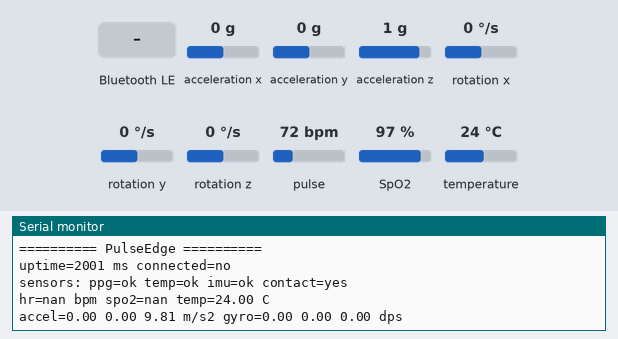
Recording of a sketch running on a simulated ESP32. Parts: the last lines printed to the serial monitor. The test bench sets the inputs (shaded band); at power-on: acceleration x 0 g, temperature 24 °C, acceleration y 0 g, acceleration z 1 g, rotation x 0 °/s, rotation y 0 °/s, rotation z 0 °/s, pulse 72 bpm, SpO2 97 %. Nothing arrives over Bluetooth unless stated; a phone connects over Bluetooth LE 3 s after start.

Above: at 3.0 s.
3.1 s: Bluetooth LE write "1" received
At 3.5 s:
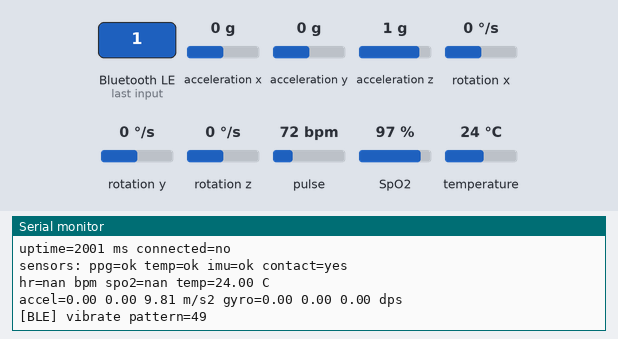
5.5 s: acceleration x set to -1.4 g
At 6.6 s:
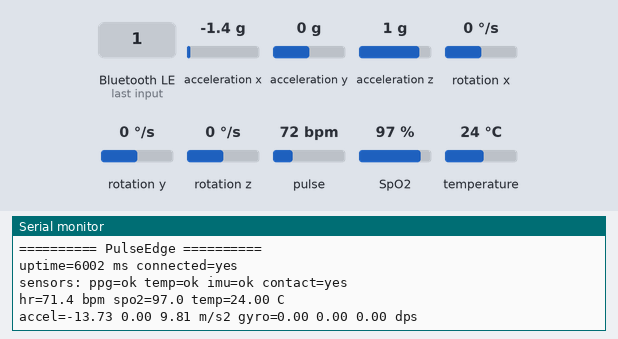
7.5 s: temperature set to 12 °C
At 8.8 s:
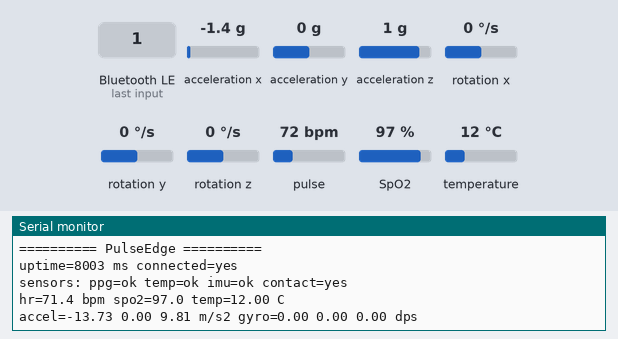
9.0 s: acceleration y set to -1.4 g
At 10.4 s:
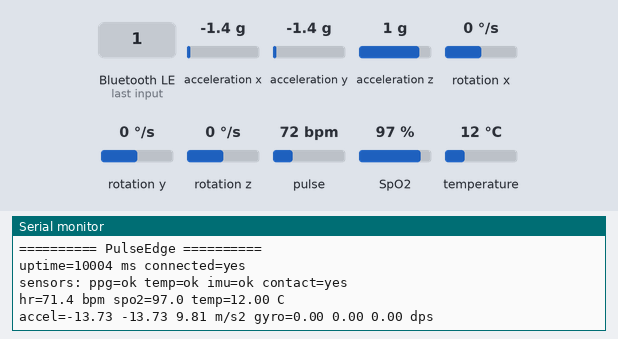
10.5 s: acceleration z set to -1.4 g
12.0 s: Bluetooth LE write "0" received
At 12.7 s:
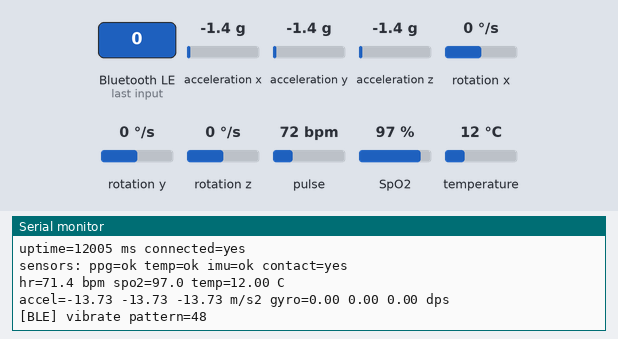
Timing chart, 0 to 14.5 s (numbered marks = the images above; inputs shaded):
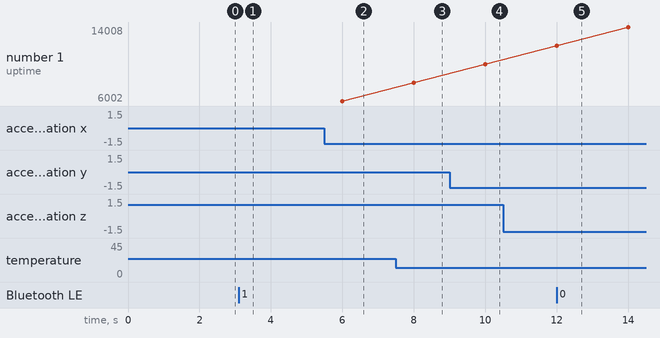

Measured:
- after the input at 3.1 s, the serial monitor: prints a new line at once (image 1)
- after the input at 5.5 s, the serial monitor: prints a new line after 0.51 s (image 2)
- after the input at 7.5 s, the serial monitor: prints a new line after 0.51 s (image 3)
- after the input at 9.0 s, the serial monitor: prints a new line after 1.0 s (image 4)
- after the input at 12.0 s, the serial monitor: prints a new line at once (image 5)
- plotted number 1: 10004 → 14008 after the input at 12.0 s

The sketch:

arduino_devkitv1_pulseedge.ino
```cpp
/*
  PulseEdge ESP32 DevKitV1 firmware

  Upload target:
    - ESP32 DevKitV1 / ESP32-WROOM
    - Arduino IDE or PlatformIO Arduino framework

  Required libraries:
    - OneWire
    - DallasTemperature
    - MPU6050_light
    - SparkFun MAX3010x Sensor Library
    - ESP32 BLE Arduino

  BLE contract:
    This sketch is aligned with app/lib/core/ble/ble_protocol.dart and
    app/lib/core/ble/sensor_packet.dart in the Flutter app.
*/

#include <Arduino.h>
#include <math.h>
#include <string.h>

#include <OneWire.h>
#include <DallasTemperature.h>
#include <Wire.h>
#include <MPU6050_light.h>
#include "MAX30105.h"
#include "heartRate.h"
#include "spo2_algorithm.h"

#include <BLEDevice.h>
#include <BLEServer.h>
#include <BLEUtils.h>
#include <BLE2902.h>

// ================= Board pins =================
#define ONE_WIRE_BUS 4
#define SDA_PIN 21
#define SCL_PIN 22

// Optional. Set to an ADC pin connected to a battery divider if you add one.
// DevKitV1 USB testing normally has no battery ADC, so keep disabled.
#define BATTERY_ADC_PIN -1
#define BATTERY_DIVIDER_RATIO 2.0f

// Optional vibration motor pin. Keep disabled on a bare DevKitV1.
#define VIBRATE_PIN -1

// ================= PulseEdge BLE UUIDs =================
#define PE_ADV_NAME "PulseEdge"

#define PE_SERVICE_UUID       "b9e3a000-9c5b-4f0e-8b3a-1f6f8c2c8a01"
#define PE_CHAR_PPG_UUID      "b9e3a001-9c5b-4f0e-8b3a-1f6f8c2c8a01"
#define PE_CHAR_TEMP_UUID     "b9e3a002-9c5b-4f0e-8b3a-1f6f8c2c8a01"
#define PE_CHAR_IMU_UUID      "b9e3a003-9c5b-4f0e-8b3a-1f6f8c2c8a01"
#define PE_CHAR_STATUS_UUID   "b9e3a004-9c5b-4f0e-8b3a-1f6f8c2c8a01"
#define PE_CHAR_VIBRATE_UUID  "b9e3a005-9c5b-4f0e-8b3a-1f6f8c2c8a01"
#define PE_CHAR_CONFIG_UUID   "b9e3a006-9c5b-4f0e-8b3a-1f6f8c2c8a01"

// ================= Timing =================
static const uint32_t IMU_SAMPLE_MS = 20;      // 50 Hz internal update
static const uint32_t PPG_NOTIFY_MS = 250;     // 4 Hz BLE PPG window
static const uint32_t IMU_NOTIFY_MS = 250;     // 4 Hz BLE IMU summary
static const uint32_t TEMP_NOTIFY_MS = 1000;   // 1 Hz temp
static const uint32_t STATUS_NOTIFY_MS = 5000; // 0.2 Hz status
static const uint32_t SERIAL_LOG_MS = 2000;

// ================= Sensors =================
OneWire oneWire(ONE_WIRE_BUS);
DallasTemperature tempSensor(&oneWire);
MPU6050 mpu(Wire);
MAX30105 maxSensor;

static bool tempOk = false;
static bool imuOk = false;
static bool ppgOk = false;

// ================= BLE =================
BLEServer *bleServer = nullptr;
BLECharacteristic *charPpg = nullptr;
BLECharacteristic *charTemp = nullptr;
BLECharacteristic *charImu = nullptr;
BLECharacteristic *charStatus = nullptr;
BLECharacteristic *charVibrate = nullptr;
BLECharacteristic *charConfig = nullptr;

static volatile bool deviceConnected = false;
static bool oldDeviceConnected = false;

// ================= Sensor state =================
static uint16_t ppgSeq = 0;
static float lastHrBpm = NAN;
static float lastSpo2 = NAN;
static bool contactOk = false;

static float lastTempC = NAN;
static uint32_t lastTempRequestMs = 0;

static float ax = NAN, ay = NAN, az = NAN;
static float gx = NAN, gy = NAN, gz = NAN;
static float magMean = 0.0f, magStd = 0.0f;

static const size_t PPG_WINDOW_N = 25;
static int16_t ppgWindow[PPG_WINDOW_N] = {0};
static size_t ppgWindowIdx = 0;
static float redDc = 0.0f;

static const size_t SPO2_N = 100;
static uint32_t irBuffer[SPO2_N] = {0};
static uint32_t redBuffer[SPO2_N] = {0};
static size_t spo2Idx = 0;
static bool spo2Filled = false;
static bool spo2Ready = false;

static const size_t HR_AVG_N = 6;
static float hrHistory[HR_AVG_N] = {0};
static size_t hrHistoryIdx = 0;
static size_t hrHistoryCount = 0;
static uint32_t lastBeatMs = 0;

static const size_t MAG_N = 32;
static float magRing[MAG_N] = {0};
static size_t magIdx = 0;

// ================= Helpers =================
// Arduino IDE can sometimes break template helpers inside .ino files.
// This macro avoids the previous 'T has not been declared' compile error.
#define PACK(p, value) do {                  \
  auto _packValue = (value);                 \
  memcpy((p), &_packValue, sizeof(_packValue)); \
  (p) += sizeof(_packValue);                 \
} while (0)

static uint8_t crc8(const uint8_t *data, size_t len) {
  uint8_t crc = 0x00;
  for (size_t i = 0; i < len; ++i) {
    crc ^= data[i];
    for (uint8_t bit = 0; bit < 8; ++bit) {
      crc = (crc & 0x80) ? (uint8_t)((crc << 1) ^ 0x07) : (uint8_t)(crc << 1);
    }
  }
  return crc;
}

static int16_t clampInt16(long v) {
  if (v > 32767) return 32767;
  if (v < -32768) return -32768;
  return (int16_t)v;
}

static uint8_t batteryPercent() {
#if BATTERY_ADC_PIN >= 0
  const int raw = analogRead(BATTERY_ADC_PIN);
  const float volts = (raw / 4095.0f) * 3.3f * BATTERY_DIVIDER_RATIO;
  const float pct = (volts - 3.30f) * 100.0f / (4.20f - 3.30f);
  return (uint8_t)constrain((int)roundf(pct), 0, 100);
#else
  return 100;
#endif
}

static void addNotifyDescriptor(BLECharacteristic *c) {
  c->addDescriptor(new BLE2902());
}

static void startAdvertising() {
  BLEAdvertising *adv = BLEDevice::getAdvertising();
  adv->addServiceUUID(PE_SERVICE_UUID);
  adv->setScanResponse(true);
  adv->setMinPreferred(0x06);
  adv->setMinPreferred(0x12);
  BLEDevice::startAdvertising();
}

class ServerCallbacks : public BLEServerCallbacks {
  void onConnect(BLEServer *server) override {
    deviceConnected = true;
    Serial.println("[BLE] client connected");
  }

  void onDisconnect(BLEServer *server) override {
    deviceConnected = false;
    Serial.println("[BLE] client disconnected");
  }
};

class VibrateCallbacks : public BLECharacteristicCallbacks {
  void onWrite(BLECharacteristic *c) override {
    String value = String(c->getValue().c_str());
    if (value.length() == 0) return;

    const uint8_t pattern = (uint8_t)value[0];
    Serial.printf("[BLE] vibrate pattern=%u\n", pattern);

#if VIBRATE_PIN >= 0
    const uint16_t shortMs = 160;
    if (pattern == 1) {
      digitalWrite(VIBRATE_PIN, HIGH);
      delay(shortMs);
      digitalWrite(VIBRATE_PIN, LOW);
    } else if (pattern == 2) {
      for (int i = 0; i < 2; ++i) {
        digitalWrite(VIBRATE_PIN, HIGH);
        delay(120);
        digitalWrite(VIBRATE_PIN, LOW);
        delay(90);
      }
    } else if (pattern == 3) {
      for (int i = 0; i < 3; ++i) {
        digitalWrite(VIBRATE_PIN, HIGH);
        delay(90);
        digitalWrite(VIBRATE_PIN, LOW);
        delay(90);
      }
    }
#endif
  }
};

// ================= BLE setup =================
static void setupBle() {
  BLEDevice::init(PE_ADV_NAME);
  BLEDevice::setMTU(247);

  bleServer = BLEDevice::createServer();
  bleServer->setCallbacks(new ServerCallbacks());

  BLEService *service = bleServer->createService(PE_SERVICE_UUID);

  charPpg = service->createCharacteristic(
      PE_CHAR_PPG_UUID,
      BLECharacteristic::PROPERTY_NOTIFY | BLECharacteristic::PROPERTY_READ);

  charTemp = service->createCharacteristic(
      PE_CHAR_TEMP_UUID,
      BLECharacteristic::PROPERTY_NOTIFY | BLECharacteristic::PROPERTY_READ);

  charImu = service->createCharacteristic(
      PE_CHAR_IMU_UUID,
      BLECharacteristic::PROPERTY_NOTIFY | BLECharacteristic::PROPERTY_READ);

  charStatus = service->createCharacteristic(
      PE_CHAR_STATUS_UUID,
      BLECharacteristic::PROPERTY_NOTIFY | BLECharacteristic::PROPERTY_READ);

  charVibrate = service->createCharacteristic(
      PE_CHAR_VIBRATE_UUID,
      BLECharacteristic::PROPERTY_WRITE | BLECharacteristic::PROPERTY_WRITE_NR);

  charConfig = service->createCharacteristic(
      PE_CHAR_CONFIG_UUID,
      BLECharacteristic::PROPERTY_READ | BLECharacteristic::PROPERTY_WRITE);

  addNotifyDescriptor(charPpg);
  addNotifyDescriptor(charTemp);
  addNotifyDescriptor(charImu);
  addNotifyDescriptor(charStatus);

  charVibrate->setCallbacks(new VibrateCallbacks());
  charConfig->setValue("PulseEdge DevKitV1 FW 0.1");

  service->start();
  startAdvertising();

  Serial.println("[BLE] advertising as PulseEdge");
}

// ================= Sensor setup =================
static void setupSensors() {
  Wire.begin(SDA_PIN, SCL_PIN);
  Wire.setClock(400000);

  Serial.println("[TEMP] starting DS18B20");
  tempSensor.begin();
  tempOk = tempSensor.getDeviceCount() > 0;

  if (tempOk) {
    tempSensor.setResolution(11);
    tempSensor.setWaitForConversion(false);
    tempSensor.requestTemperatures();
    lastTempRequestMs = millis();
    Serial.println("[TEMP] connected");
  } else {
    Serial.println("[TEMP] not found; continuing without temperature");
  }

  Serial.println("[IMU] starting MPU6050");
  const byte mpuStatus = mpu.begin();
  imuOk = (mpuStatus == 0);

  if (imuOk) {
    delay(500);
    mpu.calcOffsets();
    Serial.println("[IMU] connected");
  } else {
    Serial.printf("[IMU] not found status=%u; continuing without motion\n", mpuStatus);
  }

  Serial.println("[PPG] starting MAX30102/MAX30105");
  ppgOk = maxSensor.begin(Wire, I2C_SPEED_FAST);

  if (ppgOk) {
    // ledBrightness, sampleAverage, ledMode, sampleRate, pulseWidth, adcRange
    // ledMode 2 = red + IR. This supports HR and SpO2 estimation.
    maxSensor.setup(0x3F, 4, 2, 100, 411, 4096);
    maxSensor.setPulseAmplitudeIR(0x3F);
    maxSensor.setPulseAmplitudeRed(0x1F);
    maxSensor.setPulseAmplitudeGreen(0);
    Serial.println("[PPG] connected");
  } else {
    Serial.println("[PPG] not found; continuing without PPG");
  }
}

// ================= Sensor updates =================
static void updateTemperature(uint32_t now) {
  if (!tempOk) return;
  if (now - lastTempRequestMs < 1000) return;

  const float t = tempSensor.getTempCByIndex(0);

  if (t != DEVICE_DISCONNECTED_C && t > -20.0f && t < 80.0f) {
    lastTempC = t;
  } else {
    Serial.println("[TEMP] invalid read");
  }

  tempSensor.requestTemperatures();
  lastTempRequestMs = now;
}

static void updateImu() {
  if (!imuOk) return;

  mpu.update();

  ax = mpu.getAccX() * 9.80665f;
  ay = mpu.getAccY() * 9.80665f;
  az = mpu.getAccZ() * 9.80665f;

  gx = mpu.getGyroX();
  gy = mpu.getGyroY();
  gz = mpu.getGyroZ();

  const float magG = sqrtf(ax * ax + ay * ay + az * az) / 9.80665f;
  magRing[magIdx++ % MAG_N] = magG;

  float sum = 0.0f;
  float sumSq = 0.0f;

  for (size_t i = 0; i < MAG_N; ++i) {
    sum += magRing[i];
    sumSq += magRing[i] * magRing[i];
  }

  magMean = sum / MAG_N;
  const float var = max(0.0f, (sumSq / MAG_N) - (magMean * magMean));
  magStd = sqrtf(var);
}

static void updatePpg() {
  if (!ppgOk) return;

  maxSensor.check();

  while (maxSensor.available()) {
    const uint32_t red = maxSensor.getRed();
    const uint32_t ir = maxSensor.getIR();

    maxSensor.nextSample();

    contactOk = ir > 50000;

    if (redDc == 0.0f) redDc = (float)red;

    redDc = 0.98f * redDc + 0.02f * (float)red;

    const long acRed = (long)((float)red - redDc);
    ppgWindow[ppgWindowIdx++ % PPG_WINDOW_N] = clampInt16(acRed);

    irBuffer[spo2Idx] = ir;
    redBuffer[spo2Idx] = red;
    spo2Idx++;

    if (spo2Idx >= SPO2_N) {
      spo2Idx = 0;
      spo2Filled = true;
      spo2Ready = true;
    }

    if (contactOk && checkForBeat(ir)) {
      const uint32_t now = millis();

      if (lastBeatMs > 0) {
        const uint32_t dt = now - lastBeatMs;
        const float bpm = 60000.0f / (float)dt;

        if (bpm >= 35.0f && bpm <= 220.0f) {
          hrHistory[hrHistoryIdx++ % HR_AVG_N] = bpm;

          if (hrHistoryCount < HR_AVG_N) {
            hrHistoryCount++;
          }

          float sum = 0.0f;

          for (size_t i = 0; i < hrHistoryCount; ++i) {
            sum += hrHistory[i];
          }

          lastHrBpm = sum / (float)hrHistoryCount;
        }
      }

      lastBeatMs = now;
    }
  }

  if (spo2Filled && spo2Ready) {
    spo2Ready = false;

    int32_t spo2 = 0;
    int8_t validSpo2 = 0;
    int32_t hr = 0;
    int8_t validHr = 0;

    maxim_heart_rate_and_oxygen_saturation(
        irBuffer,
        SPO2_N,
        redBuffer,
        &spo2,
        &validSpo2,
        &hr,
        &validHr);

    if (validSpo2 && spo2 >= 70 && spo2 <= 100) {
      lastSpo2 = (float)spo2;
    } else {
      lastSpo2 = NAN;
    }

    if ((!isfinite(lastHrBpm) || lastHrBpm <= 0) &&
        validHr && hr >= 35 && hr <= 220) {
      lastHrBpm = (float)hr;
    }
  }
}

// ================= Notifications =================
static void notifyPpg(uint32_t now) {
  if (!deviceConnected || charPpg == nullptr) return;

  uint8_t buf[16 + PPG_WINDOW_N * 2 + 1];
  uint8_t *p = buf;

  PACK(p, (uint16_t)++ppgSeq);
  PACK(p, (uint32_t)now);
  PACK(p, lastHrBpm);
  PACK(p, lastSpo2);
  PACK(p, (uint16_t)PPG_WINDOW_N);

  const size_t start = ppgWindowIdx % PPG_WINDOW_N;

  for (size_t i = 0; i < PPG_WINDOW_N; ++i) {
    const int16_t sample = ppgWindow[(start + i) % PPG_WINDOW_N];
    PACK(p, sample);
  }

  *p = crc8(buf, (size_t)(p - buf));
  p++;

  charPpg->setValue(buf, (size_t)(p - buf));
  charPpg->notify();
}

static void notifyTemp(uint32_t now) {
  if (!deviceConnected || charTemp == nullptr) return;

  uint8_t buf[8];
  uint8_t *p = buf;

  PACK(p, (uint32_t)now);
  PACK(p, lastTempC);

  charTemp->setValue(buf, sizeof(buf));
  charTemp->notify();
}

static void notifyImu(uint32_t now) {
  if (!deviceConnected || charImu == nullptr) return;

  uint8_t buf[36];
  uint8_t *p = buf;

  PACK(p, (uint32_t)now);
  PACK(p, ax);
  PACK(p, ay);
  PACK(p, az);
  PACK(p, gx);
  PACK(p, gy);
  PACK(p, gz);
  PACK(p, magMean);
  PACK(p, magStd);

  charImu->setValue(buf, sizeof(buf));
  charImu->notify();
}

static void notifyStatus() {
  if (!deviceConnected || charStatus == nullptr) return;

  uint8_t flags = 0;

  const bool allSensorsOk = tempOk && imuOk && ppgOk;

  if (allSensorsOk) flags |= 0x02;
  if (ppgOk) flags |= 0x08;
  if (tempOk) flags |= 0x10;
  if (imuOk) flags |= 0x20;
  if (contactOk) flags |= 0x40;

  uint8_t buf[4] = {
      batteryPercent(),
      flags,
      0, // firmware major
      1  // firmware minor
  };

  charStatus->setValue(buf, sizeof(buf));
  charStatus->notify();
}

static void logStatus(uint32_t now) {
  Serial.println();
  Serial.println("========== PulseEdge ==========");

  Serial.printf(
      "uptime=%lu ms connected=%s\n",
      (unsigned long)now,
      deviceConnected ? "yes" : "no");

  Serial.printf(
      "sensors: ppg=%s temp=%s imu=%s contact=%s\n",
      ppgOk ? "ok" : "missing",
      tempOk ? "ok" : "missing",
      imuOk ? "ok" : "missing",
      contactOk ? "yes" : "no");

  Serial.printf(
      "hr=%.1f bpm spo2=%.1f temp=%.2f C\n",
      lastHrBpm,
      lastSpo2,
      lastTempC);

  Serial.printf(
      "accel=%.2f %.2f %.2f m/s2 gyro=%.2f %.2f %.2f dps\n",
      ax,
      ay,
      az,
      gx,
      gy,
      gz);
}

// ================= Arduino lifecycle =================
void setup() {
  Serial.begin(115200);
  delay(300);

  Serial.println();
  Serial.println("[PulseEdge] booting DevKitV1 firmware");

#if VIBRATE_PIN >= 0
  pinMode(VIBRATE_PIN, OUTPUT);
  digitalWrite(VIBRATE_PIN, LOW);
#endif

  setupSensors();
  setupBle();

  Serial.println("[PulseEdge] setup complete");
}

void loop() {
  const uint32_t now = millis();

  static uint32_t lastImuMs = 0;
  static uint32_t lastPpgNotifyMs = 0;
  static uint32_t lastImuNotifyMs = 0;
  static uint32_t lastTempNotifyMs = 0;
  static uint32_t lastStatusNotifyMs = 0;
  static uint32_t lastSerialLogMs = 0;

  if (!deviceConnected && oldDeviceConnected) {
    delay(300);
    startAdvertising();
    oldDeviceConnected = deviceConnected;
    Serial.println("[BLE] advertising restarted");
  }

  if (deviceConnected && !oldDeviceConnected) {
    oldDeviceConnected = deviceConnected;
  }

  updatePpg();
  updateTemperature(now);

  if (now - lastImuMs >= IMU_SAMPLE_MS) {
    lastImuMs = now;
    updateImu();
  }

  if (now - lastPpgNotifyMs >= PPG_NOTIFY_MS) {
    lastPpgNotifyMs = now;
    notifyPpg(now);
  }

  if (now - lastImuNotifyMs >= IMU_NOTIFY_MS) {
    lastImuNotifyMs = now;
    notifyImu(now);
  }

  if (now - lastTempNotifyMs >= TEMP_NOTIFY_MS) {
    lastTempNotifyMs = now;
    notifyTemp(now);
  }

  if (now - lastStatusNotifyMs >= STATUS_NOTIFY_MS) {
    lastStatusNotifyMs = now;
    notifyStatus();
  }

  if (now - lastSerialLogMs >= SERIAL_LOG_MS) {
    lastSerialLogMs = now;
    logStatus(now);
  }

  delay(2);
}
```
